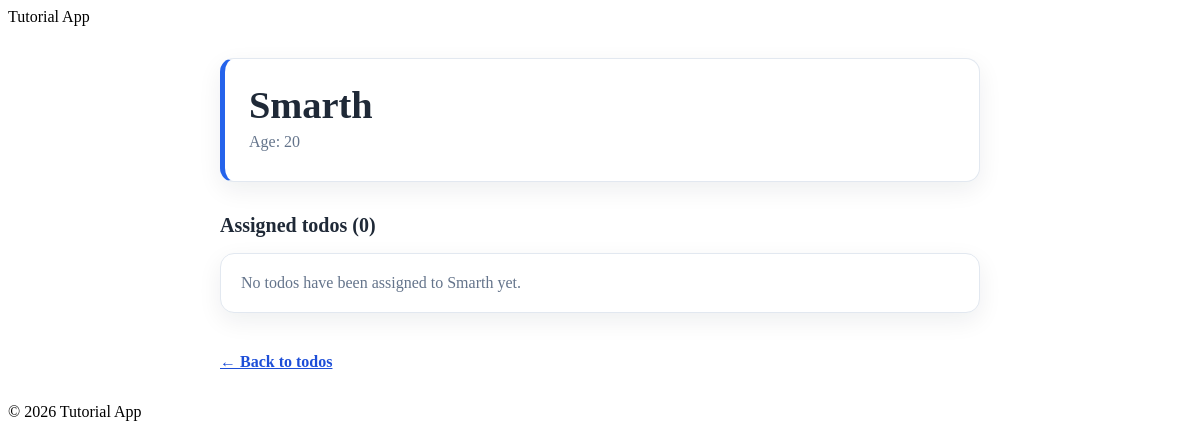
The app's page /person/1, older data.
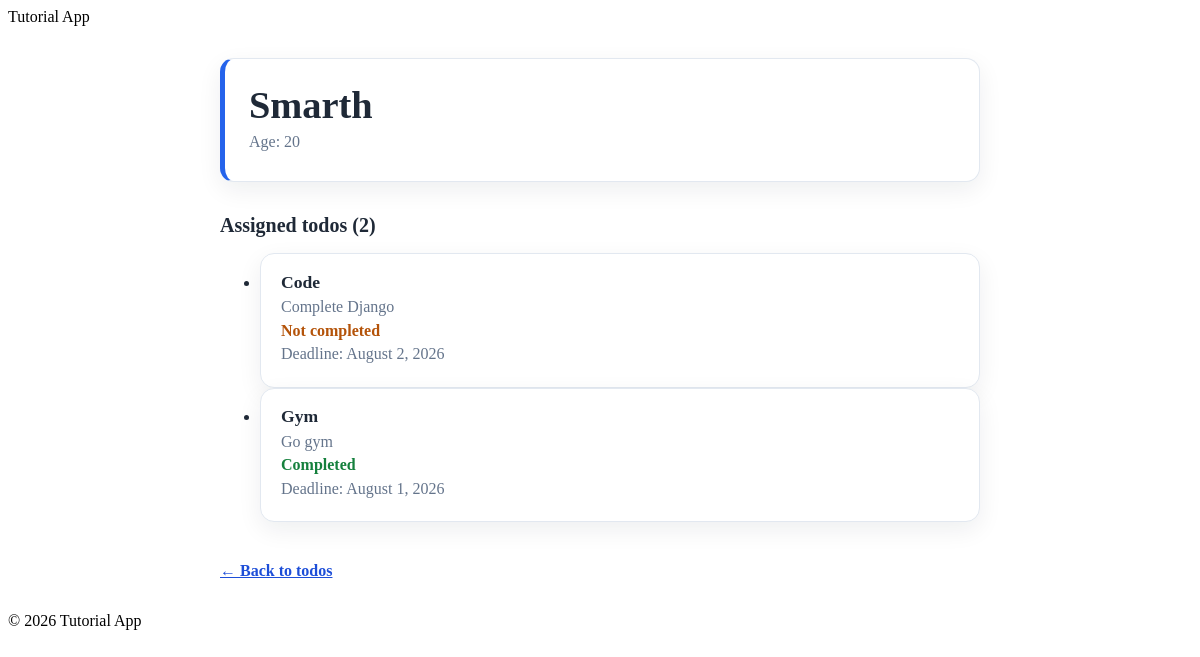
The same page, newer data.
### todos/models.py (models this page shows, shortened)
class Person(models.Model):
    name = models.CharField(max_length=50)
    age = models.IntegerField()

class Todo(models.Model):
    title = models.CharField(max_length=100)
    description = models.CharField(max_length= 500)
    done = models.BooleanField(default = False)
    deadline = models.DateField(null = True, blank= True)
    priority = models.IntegerField(choices=PriorityChoices.choices, null=True, blank=True)
    owner = models.ForeignKey(Person, on_delete= models.CASCADE, related_name='todos', blank = True, null= True)

### todos/views.py (the view)
# urls.py: path('person/<int:person_id>', views.person_details, name='person_details'),
def person_details(request, person_id):
    person = get_object_or_404(Person, id=person_id)
    todos = person.todos.all()
    return render(request, 'todos/person_details.html', {'person': person, 'todos': todos})

### todos/templates/todos/person_details.html (shortened to what this page needs)
{% extends "todos/base.html" %}
{% block content %}
<section class="person-page">
    <article class="person-card">
        <h1>{{ person.name }}</h1>
        <p>Age: {{ person.age }}</p>
    </article>
    <h2 class="section-title">Assigned todos ({{ todos|length }})</h2>
    {% if todos %}
        <ul class="todist">
            {% for todo in todos %}
                <li class="todo-card">
                    <h2>{{ todo.title }}</h2>
                    <p>{{ todo.description }}</p>
                    <p class="{% if todo.done %}complete{% else %}pending{% endif %}">{% if todo.done %}Completed{% else %}Not completed{% endif %}</p>
                    {% if todo.deadline %}<p>Deadline: {{ todo.deadline|date:"F j, Y" }}</p>{% endif %}
                </li>
            {% endfor %}
        </ul>
    {% else %}
        <p class="empty-state">No todos have been assigned to {{ person.name }} yet.</p>
    {% endif %}
    <a class="back-link" href="{% url 'todos' %}">← Back to todos</a>
</section>
{% endblock %}

### todos/templates/todos/base.html (shortened to what this page needs)
<!DOCTYPE html>
<html>
    <head>
        {%load static%}
        <link rel="stylesheet" href="{% static 'css/style.css' %}">
    </head>
    <body>
        <header>
            Tutorial App
        </header>
        <main>
            {% block content %}
            {% endblock %}
        </main>
        <footer>
            &copy; 2026 Tutorial App
        </footer>
    </body>
</html>

### todos/templates/todos/person_details.html (style rules this page uses)
.person-page { width: min(100%, 760px); margin: 2rem auto; color: #1f2937; }
.person-card, .todo-card, .empty-state { background: #fff; border: 1px solid #e2e8f0; border-radius: 14px; box-shadow: 0 8px 24px rgba(15, 23, 42, .07); }
.person-card { padding: 1.5rem; border-left: 5px solid #2563eb; }
.person-card h1 { margin: 0 0 .4rem; font-size: clamp(1.8rem, 4vw, 2.4rem); }
.person-card p, .todo-card p { margin: .35rem 0; color: #64748b; }
.section-title { margin: 2rem 0 .8rem; font-size: 1.25rem; }
.todo-card { padding: 1.1rem 1.25rem; }
.todo-card h2 { margin: 0 0 .35rem; font-size: 1.1rem; }
.complete { color: #15803d !important; font-weight: 700; }
.pending { color: #b45309 !important; font-weight: 700; }
.back-link { display: inline-block; margin-top: 1.5rem; color: #1d4ed8; font-weight: 700; }

Row changes from the older to the newer data that the page shows:
shown differently, row unchanged: Person "Smarth": name "Smarth" → (not shown)
added Todo: title "Code", description "Complete Django", done "Not completed", deadline "August 2, 2026"
added Todo: title "Gym", description "Go gym", done "Completed", deadline "August 1, 2026"
Text that changed along with them:
{{ todos|length }}: "0" → "2"
text no longer shown: "No todos have been assigned to yet."
